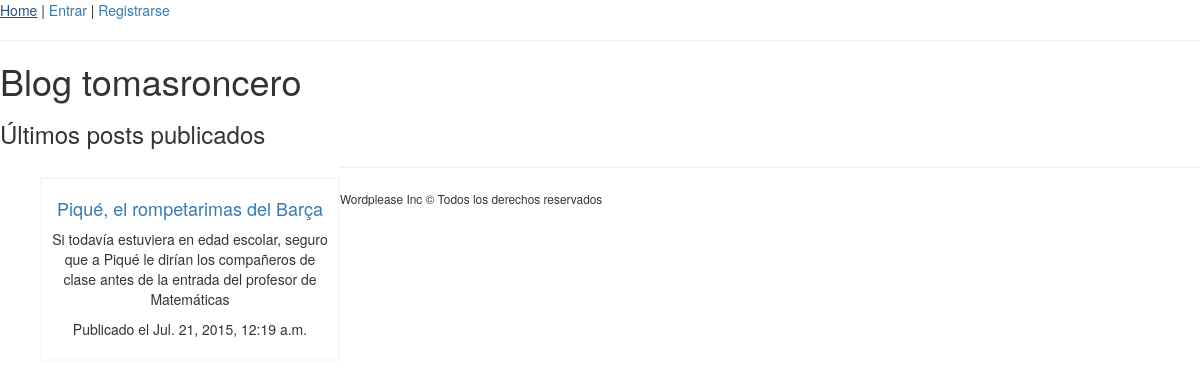
Screenshot of /blogs/tomasroncero/ with the database file from the repository.
### posts/models.py (models this page shows, shortened)
class Post(models.Model):
    blog = models.ForeignKey(Blog)                                 # El blog es FK. Es un 1-n (1 blog - n posts)
    title = models.CharField(max_length=100, validators=[badwords_detector])
    summary = models.CharField(max_length=200, validators=[badwords_detector])
    body = models.TextField(validators=[badwords_detector])
    imageUrl = models.URLField(blank=True, null=True, default="")   # Imagen url opcional
    created_at = models.DateTimeField(auto_now_add=True)            # Se guarda la fecha al crearse
    modified_at = models.DateTimeField(auto_now=True)               # Se actualiza cada vez que se guarde
    categories = models.ManyToManyField(Category, blank=True, null=True)
    published_at = models.DateTimeField(blank=True, null=True)

### blogs/models.py (models this page shows)
class Blog(models.Model):
    owner = models.OneToOneField(User)
    created_at = models.DateTimeField(auto_now_add=True)        # Se guarda al crearse el blog
    def __unicode__(self):
        return self.owner.username

### posts/views.py (the view)
# urls.py: url(r'^blogs/(?P<username>[a-z]+)/$', UserPostsView.as_view(), name='blog_posts'),     # listado posts blog usuario, basada en la clase UserPostView
class UserPostsView(View):
    def get(self, request, username):
        possible_blogs = Blog.objects.filter(owner__username=username).order_by('-created_at')
        blog = possible_blogs[0] if len(possible_blogs) >=1 else None
        if blog is not None:
            if request.user.is_authenticated():
                if blog.owner == request.user or request.user.is_superuser:
                    posts = Post.objects.filter(blog=blog).order_by('-created_at')
                else:
                    posts = Post.objects.filter(blog=blog, published_at__isnull=False).order_by('-published_at')
            else:
                posts = Post.objects.filter(blog=blog, published_at__isnull=False).order_by('-published_at')
            context = {
                "post_list": posts
            }
            return render(request, 'posts/user_posts.html', context)
        else:
            return HttpResponseNotFound('No existe el blog')

### posts/templates/posts/user_posts.html (shortened to what this page needs)
{% extends 'base.html' %}
{% block section %}
    <h1>Blog <span>{{ post_list.0.blog }}</span></h1>
    {% if post_list|length > 0 %}
        {% include 'posts/post_loop.html' %}
    {% else %}
        <p>Este blog aún no tiene posts</p>
    {% endif %}
{% endblock %}

### posts/templates/posts/post_loop.html (shortened to what this page needs)
<h3>Últimos posts publicados</h3>
<ul class="post-list">
{% for post in post_list %}
    <li>
        <div>
            <h4><a href="{% url 'post_detail' post.blog post.pk %}">{{ post.title }}</a></h4>
            <p>{{ post.summary }}</p>
            {% if post.published_at %}
            <p>Publicado el {{ post.published_at}}</p>
            {% else %}
            <p>Creado el {{ post.created_at}}</p>
            {% endif %}
        </div>
    </li>
{% endfor %}
</ul>

### wordplease/templates/base.html (style rules this page uses)
ul.post-list { list-style: none; }
ul.post-list li { float: left; margin: 20px 20px 20px 0; }
ul.post-list li:last-child { margin-right: 0; }
ul.post-list li div { border:2px solid #f8f8f8; padding: 10px; text-align: center; width: 300px; }
ul.post-list li div h4 { text-align: center; }

### rows the page displays
Post: blog.username "tomasroncero", title "Piqué, el rompetarimas del Barça", summary "Si todavía estuviera en edad escolar, seguro que a Piqué le dirían los compañeros de clase antes de la entrada del profesor de Matemáticas", published_at "Jul. 21, 2015, 12:19 a.m."
